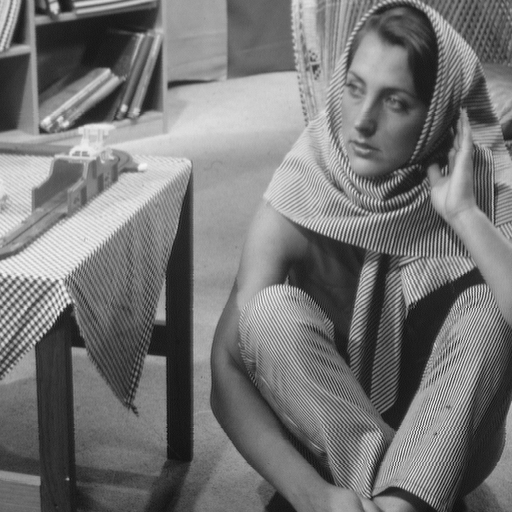
%> input picture TVdecomp/barbara.png, 512 x 512 px
$ octave demoKS.m   (GNU Octave 9; MATLAB toolbox functions it lacks are replaced by stand-ins)
%> lines starting %> are read from the running program, lines starting %| are printed output that depends on the picture; in (x1, y1, x2, y2) boxes, pixels count from 0 and x2, y2 are one past the last pixel; in counts of white or black regions, pixels touching at a corner belong together; the program's own positions count from 1
### TVdecomp/solvers/Inpainttau.m
function [u,txtr,SNR]=Inpainttau(x0,S,p,opts,I)
% % % This function computing the image decomposition problem for
% % % image with missing pixels, i.e., the model
% % % min || |u| ||_1+ tau ||S(u+div g)-f||^2_2 + mu|| |g| ||_p
% % % where S represents the mask
% % % The algorithm is the ADMM 3-blocks (convergence is ambiguous)
% % % Input:
% % % x0  -- target image
% % % p   -- p-norm of term || |g| ||_p, p can be {1,2,infty}
% % % opts - trade off parameters (\tau,\mu) and penalty parameters (\beta_i)
% % % Output: u   -- cartoon part
% % %         txtr - texture part
% % %         SNR  - SNR of inpainted image
% % % Reference: M.K. Ng, X.M. Yuan, and W.X. Zhang, "Coupled Variational
% % % Image Decomposition and Restoration Model for Blurred Cartoon-Plus-Texture
% % % Images With Missing Pixels", IEEE TIP, 22(6),2013, pp. 2233-2246
% % % Written by W.X. Zhang, wenxing84@gmail.com
tau  = opts.tau;
mu   = opts.mu;
beta1= opts.beta1;
beta2= opts.beta2;
beta3= opts.beta3;
MaxIt= opts.MaxIt;


[n1,n2,n3] = size(x0);
%%%%%%%%%%%%%%%%% Periodic  boundary condtion %%%%%%%%%%%%%%%%%%%%%%%%%%%%%
d1h = zeros(n1,n2,n3); d1h(1,1,:) = -1; d1h(n1,1,:) = 1; d1h = fft2(d1h);
d2h = zeros(n1,n2,n3); d2h(1,1,:) = -1; d2h(1,n2,:) = 1; d2h = fft2(d2h);
Px  = @(x) [x(2:n1,:,:)-x(1:n1-1,:,:); x(1,:,:)-x(n1,:,:)]; %%\nabla_1 x
Py  = @(x) [x(:,2:n2,:)-x(:,1:n2-1,:), x(:,1,:)-x(:,n2,:)]; %%\nabla_2 y
PTx = @(x) [x(n1,:,:)-x(1,:,:); x(1:n1-1,:,:)-x(2:n1,:,:)]; %%\nabla_1^T x
PTy = @(x) [x(:,n2,:)-x(:,1,:), x(:,1:n2-1,:)-x(:,2:n2,:)]; %%\nabla_2^T y
%%%%%%%%%%%%%%%%%%%%%%%%%%%%%%%%%%%%%%%%%%%%%%%%%%%%%%%%%%%%%%%%%%%%%%%%%%%

%%%%%%%% initinalization
ZERO = zeros(n1,n2,n3);
u    = ZERO;
x1   = ZERO;   x2    = ZERO;
y    = ZERO;
g1   = ZERO;   g2    = ZERO;
lbd11= ZERO;   lbd12 = ZERO;
lbd2 = ZERO;
lbd31= ZERO;   lbd32 = ZERO;

MDu  = beta1*(abs(d1h).^2+abs(d2h).^2) + beta2;
MDy  = beta2 + S;
Mg11 = beta2*abs(d1h).^2 + beta3;
Mg22 = beta2*abs(d2h).^2 + beta3;
Mg12 = beta2*d1h.*conj(d2h);
Mg21 = beta2*d2h.*conj(d1h);
Mdet = beta2*beta3*(abs(d1h).^2 + abs(d2h).^2) + beta3*beta3;
STx0 = S.*x0;

Im   = norm(I(:));
SNR  = zeros(1,MaxIt);
txtr = zeros(size(x0));

for k = 1:MaxIt

    SNR(k) = 20*log10(Im/norm(u(:)+txtr(:)-I(:)));

    %%%% \tilde u
    tep1 = beta1*x1 + lbd11 + beta2*g1;
    tep2 = beta1*x2 + lbd12 + beta2*g2;
    Temp = PTx(tep1) + PTy(tep2) + lbd2 + beta2*y;
    un   = real(ifft2(fft2(Temp)./MDu));

    %%%% \tilde z
    tep1 = g1 + lbd31/beta3;
    tep2 = g2 + lbd32/beta3;
    [poz1,poz2] = Project(tep1,tep2,mu/beta3,p);
    zn1  = tep1 - poz1;
    zn2  = tep2 - poz2;

    %%%% \tilde x
    dxun = Px(un);
    dyun = Py(un);
    sk1  = dxun - lbd11/beta1;
    sk2  = dyun - lbd12/beta1;
    nsk  = sqrt(sk1.^2 + sk2.^2); nsk(nsk==0)=1;
    nsk  = max(1 - (tau/beta1)./nsk,0);
    xn1  = nsk.*sk1;
    xn2  = nsk.*sk2;

    %%%% \tilde g
    Temp = beta2*(un-y) - lbd2;
    b1   = Px(Temp) + beta3*zn1 - lbd31;
    b2   = Py(Temp) + beta3*zn2 - lbd32;
    nume1= Mg22.*fft2(b1) - Mg12.*fft2(b2);
    nume2= Mg11.*fft2(b2) - Mg21.*fft2(b1);
    gn1  = real( ifft2(nume1./Mdet) );
    gn2  = real( ifft2(nume2./Mdet) );

    %%%% \tilde y
    txtr = -PTx(gn1)-PTy(gn2);
    Temp = STx0 + beta2*(un+txtr) - lbd2;
    yn   = Temp./MDy;

    %%%% update lagrange multipliers
    lbdn11 = lbd11 - beta1*(dxun-xn1);
    lbdn12 = lbd12 - beta1*(dyun-xn2);
    lbdn2  = lbd2  - beta2*(un+txtr-yn);
    lbdn31 = lbd31 - beta3*(zn1-gn1);
    lbdn32 = lbd32 - beta3*(zn2-gn2);


    %%%% update variable
    u    = un;
    g1   = gn1;    g2 = gn2;
    x1   = xn1;    x2 = xn2;
    y    = yn;
    z1   = zn1;    z2 = zn2;
    lbd11= lbdn11; lbd12 = lbdn12;
    lbd2 = lbdn2;
    lbd31= lbdn31; lbd32 = lbdn32;

end


% [11 lines of commented-out code are left out]

### TVdecomp/utilits/Project.m
%%%% Projection onto the l^p-ball of size alpha
function [g1,g2]=Project(g1,g2,alpha,p)
ng = sqrt(g1.^2 + g2.^2);

if p==2
    ng = norm(ng(:));
    if ng>alpha
        g1 = (alpha/ng)*g1;
        g2 = (alpha/ng)*g2;
    end

elseif p==Inf
    ng(ng==0)=1;
    ngc = min(1,alpha./ng);
    g1 = ngc.*g1;
    g2 = ngc.*g2;

elseif p==1
    ngg = ProjectionWL1(ng,alpha);
    ng(ng==0)=1;
    ngc= ngg./ng;
    g1 = g1.*ngc;
    g2 = g2.*ngc;


end


% [28 lines left out: function ProjectionWL1, not called in this run]

### TVdecomp/demoKS.m
clc;
clear;
close all;
addpath ./../Images  solvers  utilits

%%%%%% target image
I = double(imread('barbara.png'))/255; I = I(257:end,257:end);

%%%%% mask
[n1,n2,n3] = size(I);
%> n1 = 256; n2 = 256; n3 = 1
S = floor(double(imread('mask3.bmp'))/255);    %%% mask
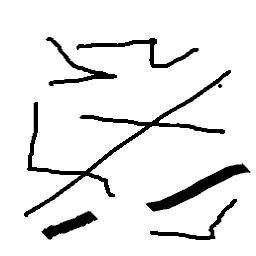
%> input picture TVdecomp/mask3.bmp, 256 x 256 px
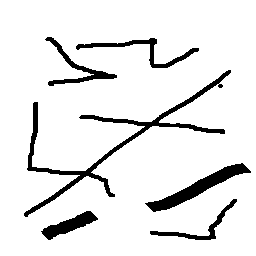
%> S: size 256x256 double; values 0 (black) and 1 (white), 90.9% white; 6 black regions, box (x1, y1, x2, y2) and area: (24, 70, 231, 217) 2360, (145, 163, 251, 212) 1220, (76, 38, 199, 68) 650, (41, 211, 98, 240) 640, (45, 37, 117, 86) 626, (150, 199, 237, 240) 484
A = zeros(n1,n2,n3); for i=1:n3; A(:,:,i) = S; end;   S =A;  clear A
x0= S.*I;
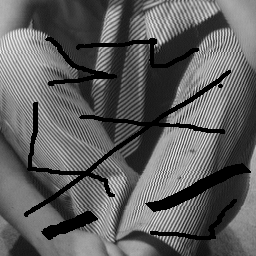
%> x0: size 256x256 double; min 0, max 0.953, mean 0.373

p = inf;  opts.MaxIt= 50;
opts.tau  = 0.01;  opts.mu   = 0.01;
opts.beta1= 0.1;   opts.beta2= opts.beta1;   opts.beta3 = opts.beta1;
[u_S,v_S,SNR_S]=Inpainttau(x0,S,p,opts,I);
%> in Inpainttau, `d1h(1,1,:) = -1`: d1h: size 256x256 double; values -1 (black) and 0 (white), 100% white; black in thin lines or dots, all inside (x1, y1, x2, y2) = (0, 0, 1, 1)
%> in Inpainttau, `d1h(n1,1,:) = 1`:
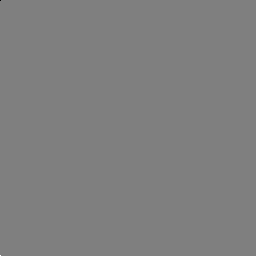
%> d1h: size 256x256 double; min -1, max 1, mean 0; drawn with min black and max white
%> in Inpainttau, `d2h(1,n2,:) = 1`: d2h: size 256x256 double; min -1, max 1, mean 0; mean of the top-left, top-right, bottom-left and bottom-right quarters -6.1e-05, 6.1e-05, 0, 0
%> in Inpainttau, `Im   = norm(I(:));`: Im = 116.7
%> after the loop in Inpainttau, `for k = 1:MaxIt`:
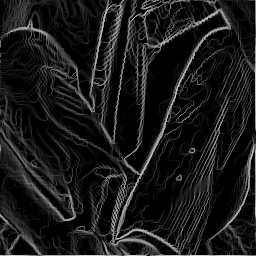
%> nsk: size 256x256 double; min 0, max 0.832, mean 0.102
%> after the loop in Inpainttau, `for k = 1:MaxIt`: SNR = 50 values, max 22.15 at index 50, min 0 at index 1, mean 19.16
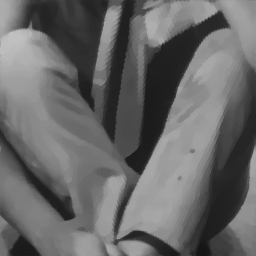
%> u_S: size 256x256 double; min 0.0859, max 0.758, mean 0.407
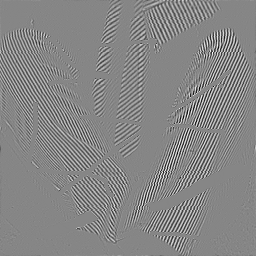
%> v_S: size 256x256 double; min -0.42, max 0.378, mean -3.73e-20; drawn with min black and max white
%> SNR_S has the same summary as SNR in Inpainttau


figure;
subplot(221); imshow(I,[]);    title('clean image')
subplot(222); imshow(x0,[]);   title('observed')
subplot(223); imshow(u_S,[]);  title('cartoon')
subplot(224); imshow(v_S,[]);  title('texture')
